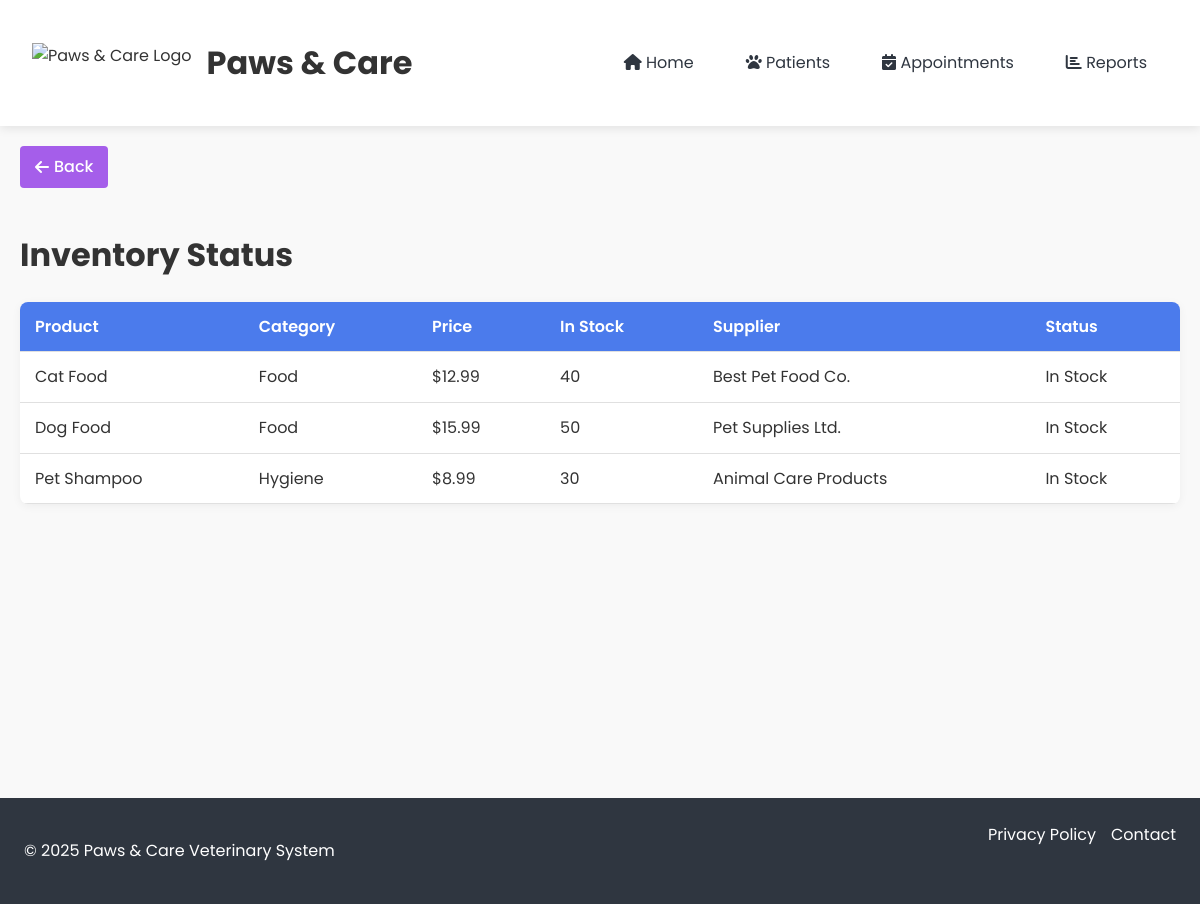
The page /reports/inventory_report.php on the database its author committed.
### tables this page shows
CREATE TABLE `Inventory` (
  `Product_ID` int NOT NULL,
  `Supplier` varchar(100) DEFAULT NULL,
  `Stock_Level` int NOT NULL,
  PRIMARY KEY (`Product_ID`),
  CONSTRAINT `Inventory_ibfk_1` FOREIGN KEY (`Product_ID`) REFERENCES `Products` (`Product_ID`) ON DELETE CASCADE
);

CREATE TABLE `Products` (
  `Product_ID` int NOT NULL AUTO_INCREMENT,
  `Name` varchar(100) NOT NULL,
  `Category` varchar(50) DEFAULT NULL,
  `Price` decimal(10,2) DEFAULT NULL,
  `Stock` int NOT NULL,
  PRIMARY KEY (`Product_ID`)
);

### reports/inventory_report.php (the view, shortened to what this page needs)
<?php
require_once '../config/db.php';
$stmt = $pdo->query("
    SELECT p.Product_ID, p.Name, p.Category, p.Price, i.Stock_Level, i.Supplier
    FROM Products p
    JOIN Inventory i ON p.Product_ID = i.Product_ID
    ORDER BY p.Category, p.Name
");
$inventory = $stmt->fetchAll();
require_once '../includes/header.php';
?>
<!DOCTYPE html>
<html>
<head>
    <link rel="stylesheet" href="../assets/css/style.css">
</head>
<body>
    <h1>Inventory Status</h1>
    <table class="report-table">
        <thead>
            <tr>
                <th>Product</th>
                <th>Category</th>
                <th>Price</th>
                <th>In Stock</th>
                <th>Supplier</th>
                <th>Status</th>
            </tr>
        </thead>
        <tbody>
            <?php foreach ($inventory as $item): ?>
                <tr>
                    <td><?= htmlspecialchars($item['Name']) ?></td>
                    <td><?= htmlspecialchars($item['Category']) ?></td>
                    <td>$<?= number_format($item['Price'], 2) ?></td>
                    <td><?= $item['Stock_Level'] ?></td>
                    <td><?= htmlspecialchars($item['Supplier']) ?></td>
                    <td class="<?= $item['Stock_Level'] < 10 ? 'text-danger' : 'text-success' ?>">
                        <?= $item['Stock_Level'] < 10 ? 'Low Stock' : 'In Stock' ?>
                    </td>
                </tr>
            <?php endforeach; ?>
        </tbody>
    </table>
</body>
</html>
<?php
require_once '../includes/footer.php';
?>

### assets/css/style.css (style rules this page uses)
:root { --primary: #4b7bec; --secondary: #a55eea; --light: #f5f6fa; --dark: #2f3640; --success: #20bf6b; --warning: #fa8231; --danger: #eb3b5a; }
body { font-family: 'Poppins', sans-serif; margin: 0; padding: 0; background-color: #f9f9f9; color: #333; line-height: 1.6; }
table { width: 100%; border-collapse: collapse; margin: 20px 0; box-shadow: 0 2px 10px rgba(0,0,0,0.05); background: white; border-radius: 8px; overflow: hidden; }
th, td { padding: 12px 15px; text-align: left; border-bottom: 1px solid #e0e0e0; }
th { background-color: var(--primary); color: white; font-weight: 600; }

### rows shown on the page
inventory: Product_ID.Name "Cat Food", Product_ID.Category "Food", Product_ID.Price "12.99", Stock_Level "40", Supplier "Best Pet Food Co.", shows "In Stock"
inventory: Product_ID.Name "Dog Food", Product_ID.Category "Food", Product_ID.Price "15.99", Stock_Level "50", Supplier "Pet Supplies Ltd.", shows "In Stock"
inventory: Product_ID.Name "Pet Shampoo", Product_ID.Category "Hygiene", Product_ID.Price "8.99", Stock_Level "30", Supplier "Animal Care Products", shows "In Stock"
